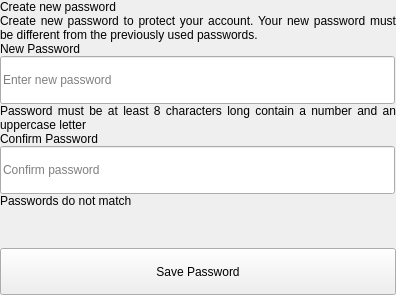
          <widget class="QWidget" name="reset_pass_new_pass_page">
           <layout class="QVBoxLayout" name="reset_pass_new_pass_layout">
            <property name="spacing">
             <number>0</number>
            </property>
            <property name="leftMargin">
             <number>0</number>
            </property>
            <property name="topMargin">
             <number>0</number>
            </property>
            <property name="rightMargin">
             <number>0</number>
            </property>
            <property name="bottomMargin">
             <number>0</number>
            </property>
            <item alignment="Qt::AlignHCenter|Qt::AlignVCenter">
             <widget class="QFrame" name="reset_pass_new_pass_frame">
              <layout class="QVBoxLayout" name="reset_pass_new_pass_layout_2">
               <property name="spacing">
                <number>0</number>
               </property>
               <property name="leftMargin">
                <number>0</number>
               </property>
               <property name="topMargin">
                <number>0</number>
               </property>
               <property name="rightMargin">
                <number>0</number>
               </property>
               <property name="bottomMargin">
                <number>0</number>
               </property>
               <item>
                <widget class="QLabel" name="reset_pass_new_pass_header">
                 <property name="text">
                  <string>Create new password</string>
                 </property>
                 <property name="alignment">
                  <set>Qt::AlignJustify|Qt::AlignVCenter</set>
                 </property>
                </widget>
               </item>
               <item>
                <widget class="QLabel" name="reset_pass_new_pass_text">
                 <property name="text">
                  <string>Create new password to protect your account. Your new password must be different from the previously used passwords.</string>
                 </property>
                 <property name="alignment">
                  <set>Qt::AlignJustify|Qt::AlignVCenter</set>
                 </property>
                 <property name="wordWrap">
                  <bool>true</bool>
                 </property>
                </widget>
               </item>
               <item>
                <widget class="QLabel" name="reset_pass_new_pass_label">
                 <property name="text">
                  <string>New Password</string>
                 </property>
                 <property name="alignment">
                  <set>Qt::AlignJustify|Qt::AlignVCenter</set>
                 </property>
                </widget>
               </item>
               <item>
                <widget class="QLineEdit" name="reset_pass_new_pass_input_1">
                 <property name="minimumSize">
                  <size>
                   <width>395</width>
                   <height>48</height>
                  </size>
                 </property>
                 <property name="maximumSize">
                  <size>
                   <width>395</width>
                   <height>48</height>
                  </size>
                 </property>
                 <property name="echoMode">
                  <enum>QLineEdit::Password</enum>
                 </property>
                 <property name="placeholderText">
                  <string>Enter new password</string>
                 </property>
                </widget>
               </item>
               <item>
                <widget class="QLabel" name="reset_pass_new_pass_error_1">
                 <property name="text">
                  <string>Password must be at least 8 characters long contain a number and an uppercase letter</string>
                 </property>
                 <property name="alignment">
                  <set>Qt::AlignJustify|Qt::AlignVCenter</set>
                 </property>
                 <property name="wordWrap">
                  <bool>true</bool>
                 </property>
                </widget>
               </item>
               <item>
                <widget class="QLabel" name="reset_pass_new_pass_label_2">
                 <property name="text">
                  <string>Confirm Password</string>
                 </property>
                 <property name="alignment">
                  <set>Qt::AlignJustify|Qt::AlignVCenter</set>
                 </property>
                </widget>
               </item>
               <item>
                <widget class="QLineEdit" name="reset_pass_new_pass_input_2">
                 <property name="minimumSize">
                  <size>
                   <width>395</width>
                   <height>48</height>
                  </size>
                 </property>
                 <property name="maximumSize">
                  <size>
                   <width>395</width>
                   <height>48</height>
                  </size>
                 </property>
                 <property name="echoMode">
                  <enum>QLineEdit::Password</enum>
                 </property>
                 <property name="placeholderText">
                  <string>Confirm password</string>
                 </property>
                </widget>
               </item>
               <item>
                <widget class="QLabel" name="reset_pass_new_pass_error_2">
                 <property name="text">
                  <string>Passwords do not match</string>
                 </property>
                 <property name="alignment">
                  <set>Qt::AlignJustify|Qt::AlignVCenter</set>
                 </property>
                </widget>
               </item>
               <item>
                <spacer name="verticalSpacer_16">
                 <property name="orientation">
                  <enum>Qt::Vertical</enum>
                 </property>
                 <property name="sizeType">
                  <enum>QSizePolicy::Fixed</enum>
                 </property>
                 <property name="sizeHint" stdset="0">
                  <size>
                   <width>20</width>
                   <height>40</height>
                  </size>
                 </property>
                </spacer>
               </item>
               <item>
                <widget class="QPushButton" name="reset_pass_new_pass_save_btn">
                 <property name="minimumSize">
                  <size>
                   <width>396</width>
                   <height>47</height>
                  </size>
                 </property>
                 <property name="maximumSize">
                  <size>
                   <width>396</width>
                   <height>47</height>
                  </size>
                 </property>
                 <property name="cursor">
                  <cursorShape>PointingHandCursor</cursorShape>
                 </property>
                 <property name="text">
                  <string>Save Password</string>
                 </property>
                </widget>
               </item>
              </layout>
             </widget>
            </item>
           </layout>
          </widget>
